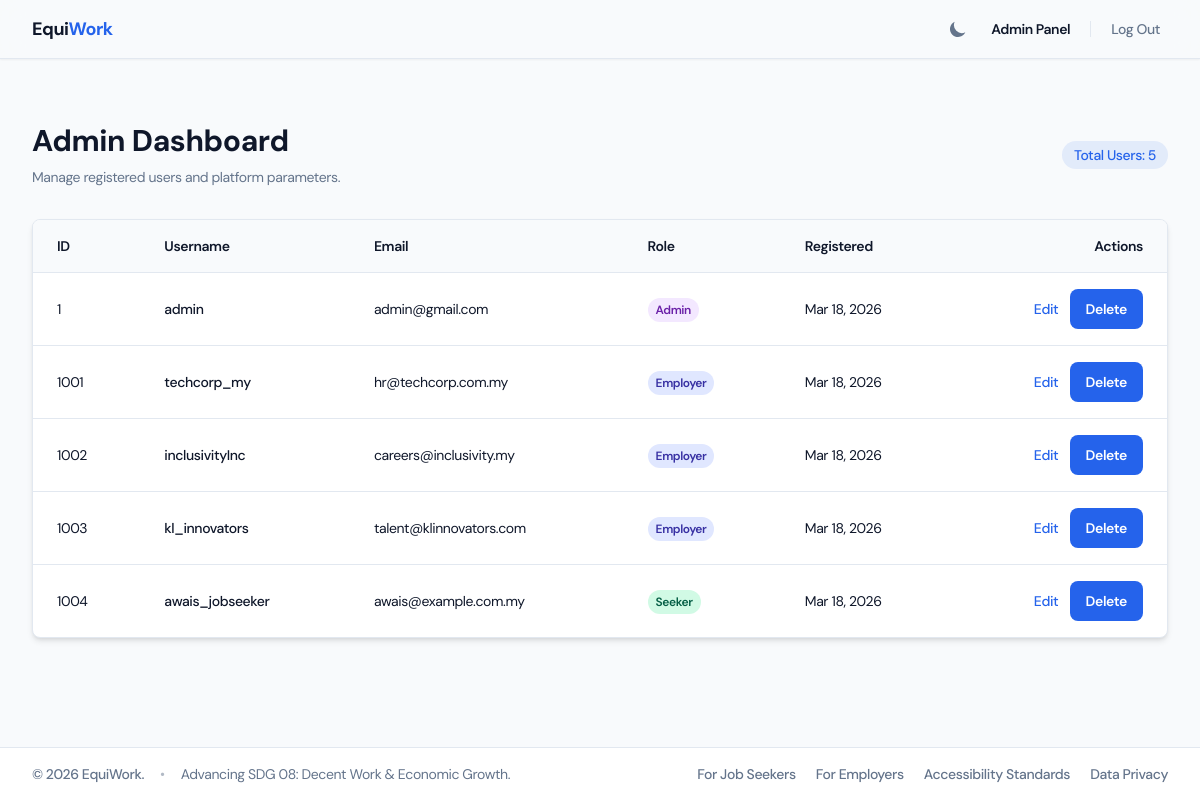
Page /admin/dashboard.php (signed in) on the committed database.
### tables this page shows
CREATE TABLE `users` (
  `user_id` int(11) NOT NULL AUTO_INCREMENT,
  `username` varchar(100) NOT NULL,
  `email` varchar(255) NOT NULL,
  `password_hash` varchar(255) NOT NULL,
  `role_type` enum('Admin','Employer','Seeker') NOT NULL,
  `created_at` timestamp NOT NULL DEFAULT current_timestamp(),
  PRIMARY KEY (`user_id`),
  UNIQUE KEY `username` (`username`),
  UNIQUE KEY `email` (`email`),
  KEY `idx_role_type` (`role_type`)
);

### admin/dashboard.php (the view, shortened to what this page needs)
<?php
require_once '../includes/db.php';
$limit = 10;
$page = isset($_GET['page']) && is_numeric($_GET['page']) ? (int)$_GET['page'] : 1;
$page = max(1, $page);
$offset = ($page - 1) * $limit;
$count_query = $conn->query("SELECT COUNT(user_id) AS total_users FROM users");
$total_users = $count_query->fetch_assoc()['total_users'];
$stmt = $conn->prepare("SELECT user_id, username, email, role_type, created_at FROM users ORDER BY created_at DESC LIMIT ? OFFSET ?");
$stmt->bind_param("ii", $limit, $offset);
$stmt->execute();
$users_result = $stmt->get_result();
require_once '../includes/header.php';
?>
<div class="max-w-7xl mx-auto px-4 sm:px-6 lg:px-8 py-8 md:py-16">
    <div class="mb-6 md:mb-8 flex flex-col md:flex-row md:items-center md:justify-between">
        <div>
            <h1 class="text-3xl font-bold text-text">Admin Dashboard</h1>
            <p class="mt-2 text-sm text-muted">Manage registered users and platform parameters.</p>
        </div>
        <div class="mt-4 md:mt-0">
            <span class="inline-flex items-center px-3 py-1 rounded-full text-sm font-medium bg-accent/10 text-accent">
                Total Users: <?php echo htmlspecialchars($total_users); ?>
            </span>
        </div>
    </div>
    <div class="bg-surface shadow-md rounded-lg overflow-hidden border border-border">
        <div class="overflow-x-auto">
            <table class="min-w-full divide-y divide-border text-left text-sm text-text">
                <thead class="bg-bg">
                    <tr>
                        <th scope="col" class="px-4 md:px-6 py-3 md:py-4 font-semibold text-text">ID</th>
                        <th scope="col" class="px-4 md:px-6 py-3 md:py-4 font-semibold text-text">Username</th>
                        <th scope="col" class="px-4 md:px-6 py-3 md:py-4 font-semibold text-text">Email</th>
                        <th scope="col" class="px-4 md:px-6 py-3 md:py-4 font-semibold text-text">Role</th>
                        <th scope="col" class="px-4 md:px-6 py-3 md:py-4 font-semibold text-text">Registered</th>
                        <th scope="col" class="px-4 md:px-6 py-3 md:py-4 font-semibold text-text text-right">Actions</th>
                    </tr>
                </thead>
                <tbody class="divide-y divide-border">
                    <?php while($row = $users_result->fetch_assoc()): ?>
                        <tr class="transition-colors duration-300 ease-in-out hover:bg-accent/5">
                            <td class="px-4 md:px-6 py-3 md:py-4 whitespace-nowrap"><?php echo htmlspecialchars($row['user_id']); ?></td>
                            <td class="px-4 md:px-6 py-3 md:py-4 whitespace-nowrap font-medium"><?php echo htmlspecialchars($row['username']); ?></td>
                            <td class="px-4 md:px-6 py-3 md:py-4 whitespace-nowrap"><?php echo htmlspecialchars($row['email']); ?></td>
                            <td class="px-4 md:px-6 py-3 md:py-4 whitespace-nowrap">
                                <?php
                                    $role_color = match($row['role_type']) {
                                        'Admin' => 'bg-purple-100 text-purple-800  ',
                                        'Employer' => 'bg-indigo-100 text-indigo-800  ',
                                        'Seeker' => 'bg-emerald-100 text-emerald-800  ',
                                        default => 'bg-bg text-text'
                                    };
                                ?>
                                <span class="px-2 py-1 text-xs font-semibold rounded-full <?php echo $role_color; ?>">
                                    <?php echo htmlspecialchars($row['role_type']); ?>
                                </span>
                            </td>
                            <td class="px-4 md:px-6 py-3 md:py-4 whitespace-nowrap"><?php echo date('M d, Y', strtotime($row['created_at'])); ?></td>
                            <td class="px-4 md:px-6 py-3 md:py-4 whitespace-nowrap text-right text-sm space-x-2">
                                <button type="button"
                                        class="open-edit-modal font-medium text-accent transition-colors duration-300 hover:text-accent-hover focus:outline-none focus:underline"
                                        data-id="<?php echo htmlspecialchars($row['user_id']); ?>"
                                        data-username="<?php echo htmlspecialchars($row['username']); ?>"
                                        data-email="<?php echo htmlspecialchars($row['email']); ?>"
                                        data-role="<?php echo htmlspecialchars($row['role_type']); ?>">
                                    Edit
                                </button>
                                <form action="<?php echo BASE_URL; ?>admin/dashboard.php" method="POST" class="inline-block" onsubmit="return confirm('WARNING: Are you sure you want to completely delete record for <?php echo htmlspecialchars($row['username'], ENT_QUOTES); ?>? This cannot be undone.');">
                                    <button type="submit" class="bg-accent text-white px-4 py-2.5 min-w-[44px] rounded-lg font-semibold active:scale-95 transition-all duration-300 ease-in-out hover:opacity-80 focus:outline-none focus:ring-2 focus:ring-accent/50">
                                        Delete
                                    </button>
                                </form>
                            </td>
                        </tr>
                    <?php endwhile; ?>
                </tbody>
            </table>
        </div>
    </div>
</div>
<?php
require_once '../includes/footer.php';
?>

### includes/header.php (style rules this page uses)
:root { --color-bg: 248 250 252; --color-surface: 255 255 255; --color-border: 226 232 240; --color-text: 15 23 42; --color-muted: 100 116 139; --color-accent: 37 99 235; --color-accent-hover: 29 78 216; }

### rows in the picture
users: user_id "1", username "admin", email "admin@gmail.com", role_type "Admin", created_at "Mar 18, 2026"
users: user_id "1001", username "techcorp_my", email "hr@techcorp.com.my", role_type "Employer", created_at "Mar 18, 2026"
users: user_id "1002", username "inclusivityInc", email "careers@inclusivity.my", role_type "Employer", created_at "Mar 18, 2026"
users: user_id "1003", username "kl_innovators", email "talent@klinnovators.com", role_type "Employer", created_at "Mar 18, 2026"
users: user_id "1004", username "awais_jobseeker", email "awais@example.com.my", role_type "Seeker", created_at "Mar 18, 2026"

### other values in the picture
$total_users "5"
